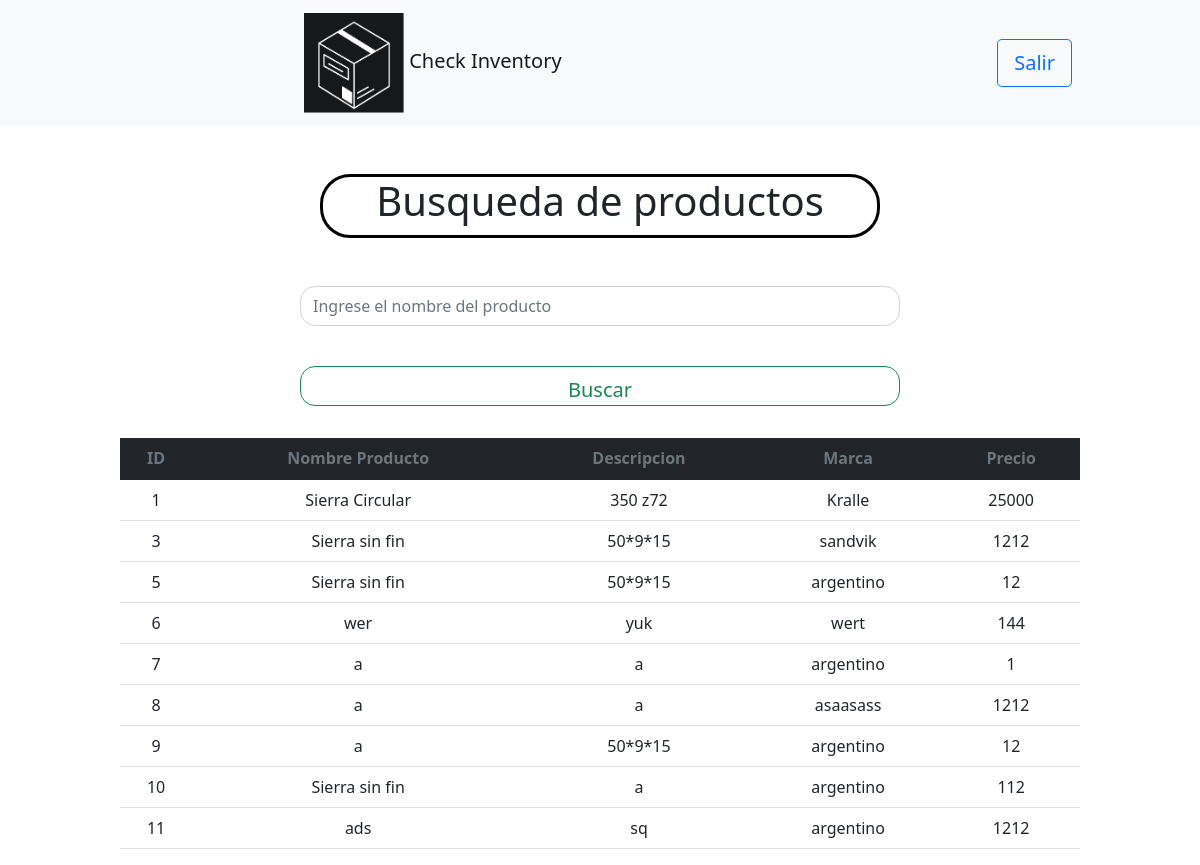
The app's page /Inventory/usuario/busqueda.php (signed in) with its own data.
### tables this page shows
CREATE TABLE `productos` (
  `id` int(10) NOT NULL,
  `Producto` varchar(100) NOT NULL,
  `Descripcion` varchar(100) NOT NULL,
  `Marca` varchar(80) NOT NULL,
  `Foto` longblob NOT NULL,
  `Precio` int(20) NOT NULL,
  `Cantidad` int(11) NOT NULL
);

### Inventory/usuario/busqueda.php (the view, shortened to what this page needs)
<?php
$dbhost= "localhost";
$dbuser ="root";
$dbpass ="";
$dbname = "checkinventory";
$conn= mysqli_connect($dbhost, $dbuser, $dbpass, $dbname);
$condicion="";
$consulta= "SELECT * FROM productos $condicion";
$resultado= $conn->query($consulta);
?>
<!DOCTYPE html>
<html lang="en">
<head>
    <link rel="stylesheet" href="style.css">
    <link href="https://cdn.jsdelivr.net/npm/bootstrap@5.1.3/dist/css/bootstrap.min.css" rel="stylesheet">
</head>
<body>
<nav class="navbar navbar-expand-lg navbar-light bg-light">
            <div class="container-fluid">
                <a class="navbar-brand" href="../administrador/index.php">
                    <img
                      src="../../img/logo check inventory.png"
                      alt=""
                      width="100"
                      height="100"
                      class="d-inline-block align-text-center logo-image"
                    />
                    Check Inventory
                  </a>
                </div>
                <div class="d-flex">
                 <a href="../../Home/home.html
                 "> <button type="button" class="btn btn-lg btn-outline-primary "><a href="http://localhost/Facultad/Global_lab3/Login/index.html"> <?php  session_abort()?></a> Salir
                </button>
                </a>
            </div>
          </nav>
    <h1 class="titulo">Busqueda de productos</h1>
    <br>
    <br>
    <div class="col-sm-12 col-md-12 col-lg12">
        <form action="<?php echo $_SERVER['PHP_SELF'];?>" method="post">
        <div class="d-grid gap-2 col-6 mx-auto">
        <input type="text" name="buscar" class="form-control" placeholder="Ingrese el nombre del producto" ><br>
        <input type="submit" class=" btn btn-outline-success btn-lg boton " value="Buscar" name="buscando">
        <br>
    </div>
        </form>
    <div class="table-responsive table-hover" id="Tabla-productos">
        <?php if($resultado->num_rows>0){ ?>
              <table class="table ">
                  <thead class="text-muted table-dark">
                        <th class="text-center">ID</th>
                        <th class="text-center">Nombre Producto</th>
                        <th class="text-center">Descripcion</th>
                        <th class="text-center">Marca</th>
                        <th class="text-center">Precio</th>
                  </thead>
                  <tbody>
                    <?php
                    while($row =$resultado->fetch_assoc()){ ?>
                      <tr>
                        <td class="text-center"> <?php echo $row['id'];?></td>
                        <td class="text-center"> <?php echo $row['Producto'];?></td>
                        <td class="text-center"> <?php echo $row['Descripcion'];?></td>
                        <td class="text-center"> <?php echo $row['Marca'];?></td>
                        <td class="text-center"> <?php echo $row['Precio'];?></td>
                      </tr>
                    <?php } ?>
                  </tbody>
              </table>
                <?php }else{ ?>
                     <p class="text-center text-danger"> No se encuentran este producto </p>
                <?php } ?>
          </div>
          </div>
</body>
</html>

### Inventory/usuario/style.css (style rules this page uses)
.navbar-brand { margin-left: 30%; }
.d-flex { margin-right: 3rem; }
.btn { margin-right: 5rem !important; }
.titulo { margin-top: 3rem !important; width: 35rem !important; height: 4rem !important; margin: 0 auto; }
h1 { height: 4rem !important; border-style: solid !important; border-color: black !important; border-radius: 30px !important; text-align: center; }
.boton { width: 100%; margin: 0 auto !important; }
table { margin-left: 10% !important; width: 80% !important; border-radius: 15px !important; }
input { height: 2.5rem; border-radius: 15px !important; }

### records on screen
productos: id "1", Producto "Sierra Circular", Descripcion "350 z72", Marca "Kralle", Precio "25000"
productos: id "3", Producto "Sierra sin fin", Descripcion "50*9*15", Marca "sandvik", Precio "1212"
productos: id "5", Producto "Sierra sin fin", Descripcion "50*9*15", Marca "argentino", Precio "12"
productos: id "6", Producto "wer", Descripcion "yuk", Marca "wert", Precio "144"
productos: id "7", Producto "a", Descripcion "a", Marca "argentino", Precio "1"
productos: id "8", Producto "a", Descripcion "a", Marca "asaasass", Precio "1212"
productos: id "9", Producto "a", Descripcion "50*9*15", Marca "argentino", Precio "12"
productos: id "10", Producto "Sierra sin fin", Descripcion "a", Marca "argentino", Precio "112"
productos: id "11", Producto "ads", Descripcion "sq", Marca "argentino", Precio "1212"
